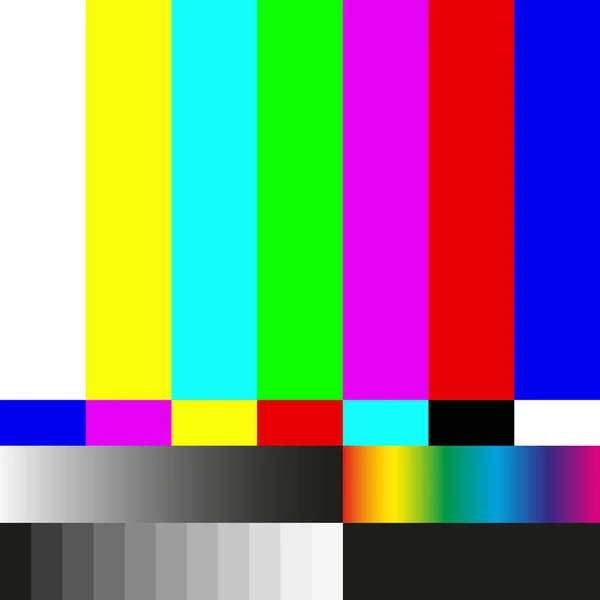
%> input picture Pratica 5/cores.jpg, 600 x 600 px
$ octave objetivoA.m   (GNU Octave 9; MATLAB toolbox functions it lacks are replaced by stand-ins)
%> lines starting %> are read from the running program, lines starting %| are printed output that depends on the picture
close all;
clear all;

im = imread('cores.jpg');
%> im is the input picture: size 600x600x3 uint8; mean R, G, B 133.3, 133.7, 133.3

figure("Name","Imagem Original");
imshow(im);

imR = im(:,:,1);
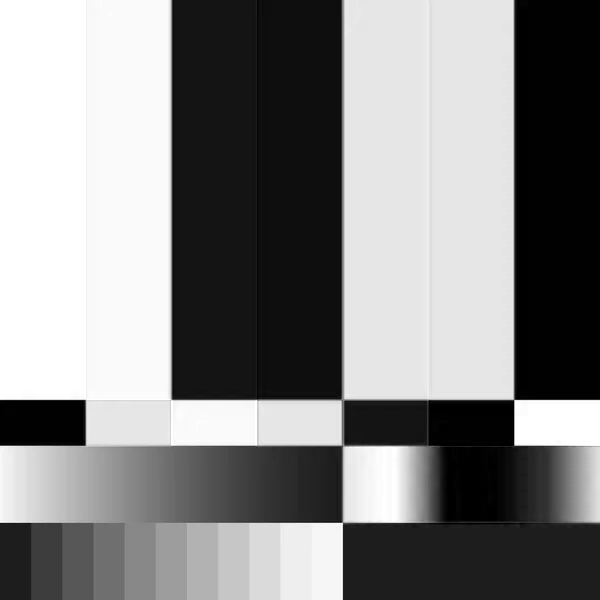
%> imR: size 600x600 uint8; min 0, max 255, mean 133.3
imG = im(:,:,2);
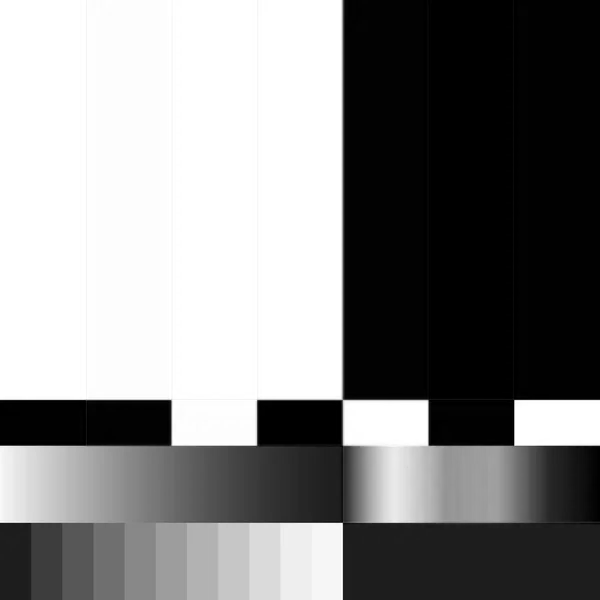
%> imG: size 600x600 uint8; min 0, max 255, mean 133.7
imB = im(:,:,3);
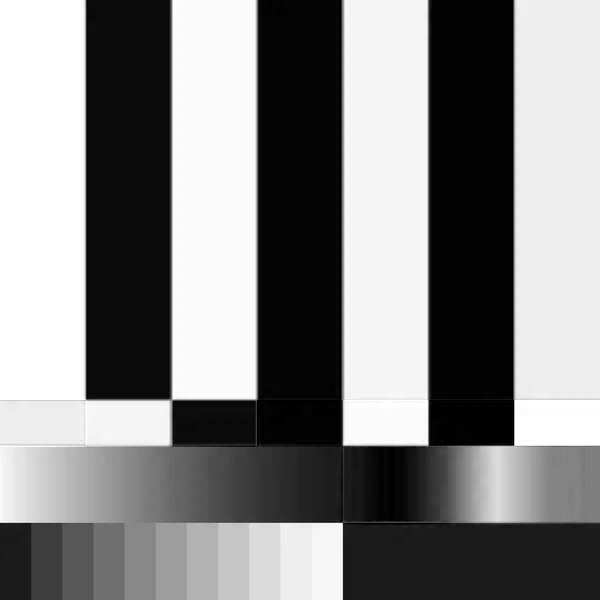
%> imB: size 600x600 uint8; min 0, max 255, mean 133.3; mean of the top-left, top-right, bottom-left and bottom-right quarters 148, 139.2, 139.1, 106.7

figure("Name","Canais da imagem RGB");
subplot(1,3,1),imshow(imR), title("Canal R");
subplot(1,3,2),imshow(imG), title("Canal G");
subplot(1,3,3),imshow(imB), title("Canal B");

imCinza = 0.2989 * imR + 0.5870 * imG + 0.1140 * imB;
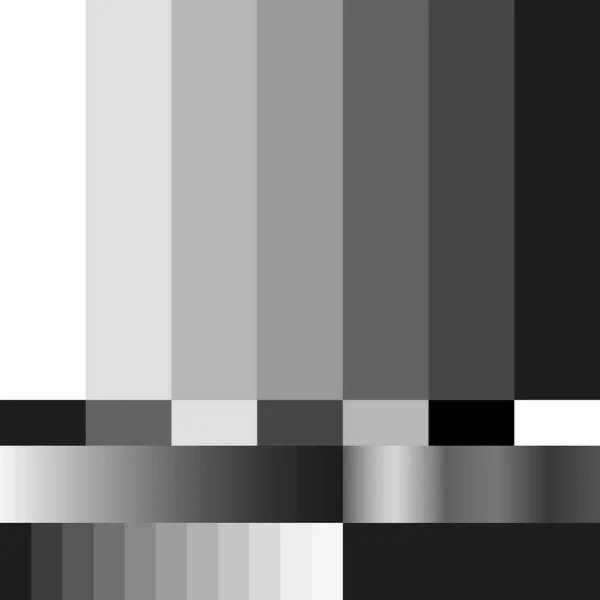
%> imCinza: size 600x600 uint8; min 0, max 255, mean 133.7; mean of the top-left, top-right, bottom-left and bottom-right quarters 211.8, 77.8, 155.8, 89.2

figure("Name","Imagem em tons de cinza");
imshow(imCinza);
